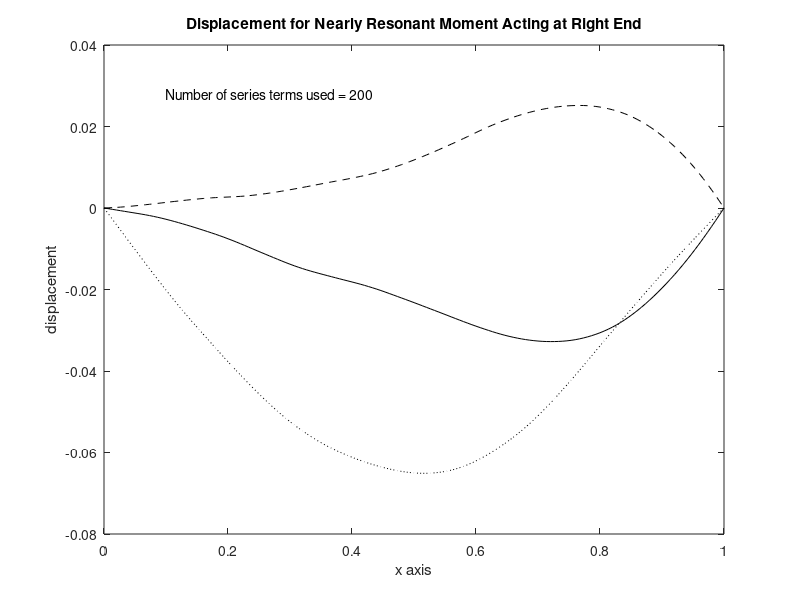

MATLAB code to generate this figure: (Note: this script raises an error after producing the figure.)
function bemimpac      
% Example: bemimpac
% ~~~~~~~~~~~~~~~~~
% This program analyzes an impact dynamics 
% problem for an elastic Euler beam of 
% constant cross section which is simply 
% supported at each end. The beam is initially 
% at rest when a harmonically varying moment 
% m0*cos(w0*t) is applied to the right end. 
% The resulting transverse displacement and 
% bending moment are computed.  The 
% displacement and moment are plotted as 
% functions of x for the three time values. 
% Animated plots of the entire displacement
% and moment history are also given.
%
% User m functions required: 
%    beamresp, beamanim, sumser, ndbemrsp

fprintf('\nDYNAMICS OF A BEAM WITH AN ');
fprintf('OSCILLATING END MOMENT\n');
ei=1; arho=1; len=1; m0=1; w0=.90*pi^2;
tmin=0; tmax=5; nt=101;
xmin=0; xmax=len; nx=151; ntrms=200;
[t,x,displ,mom]=beamresp(ei,arho,len,m0,w0,...
             tmin,tmax,nt,xmin,xmax,nx,ntrms);
disp(' ')
disp('Press [Enter] to see the deflection') 
disp('for three positions'), pause

np=[3 5 8]; clf; pltsave=1;
dip=displ(np,:); mop=mom(np,:);
plot(x,dip(1,:),'-k',x,dip(2,:),':k',...
     x,dip(3,:),'--k'); 
xlabel('x axis'); ylabel('displacement');
hh=gca; 
r(1:2)=get(hh,'XLim'); r(3:4)=get(hh,'YLim'); 
xp=r(1)+(r(2)-r(1))/10;
dp=r(4)-(r(4)-r(3))/10;
tstr=['Displacement for Nearly Resonant' ...
      ' Moment Acting at Right End'];
title(tstr);
text(xp,dp,['Number of series terms ' ...
            'used = ',int2str(ntrms)]);
legend('t=0.10','t=0.20','t=0.35',3)        
disp(' ')
disp('Press [Enter] to the bending moment') 
disp('for three positions')
shg; pause  
if pltsave, print -deps 3positns, end 

clf; 
plot(x,mop(1,:),'-k',x,mop(2,:),':k',...
     x,mop(3,:),'--k'); 
h=gca; 
r(1:2)=get(h,'XLim'); r(3:4)=get(h,'YLim'); 
mp=r(3)+(r(4)-r(3))/10;
xlabel('x axis'); ylabel('moment');
tstr=['Bending Moment for Nearly Resonant' ...
      ' Moment Acting at Right End'];
title(tstr);
text(xp,mp,['Number of series terms ' ...
            'used = ',int2str(ntrms)]);
legend('t=0.10','t=0.20','t=0.35',2),
disp(' '), disp(...
'Press [Enter] to see the deflections surface') 
shg, pause
if pltsave, print -deps 3moments, end

inct=2; incx=2; 
ht=0.75; it=1:inct:.8*nt; ix=1:incx:nx;
tt=t(it); xx=x(ix); 
dd=displ(it,ix); mm=mom(it,ix);
a=surf(xx,tt,dd);
tstr=['Transverse Deflection as a ' ...
      'Function of Time and Position'];
title(tstr);
xlabel('x axis'); ylabel('time'); 
zlabel('transverse deflection');
disp(' '), disp(['Press [Enter] to ',...
'see the bending moment surface']) 
colormap(gray), brighten(.7)
shg, pause
if pltsave, print -deps dispsrf, end

a=surf(xx,tt,mm);
title(['Bending Moment as a Function ' ...
       'of Time and Position'])
xlabel('x axis'); ylabel('time'); 
zlabel('bending moment'); disp(' ')
disp('Press [Enter] to see animation of');
disp('the beam deflection')
colormap(gray), brighten(.7)
shg, pause 
if pltsave, print -deps momsrf, end
beamanim(x,displ,.1,'Transverse Deflection', ...
        'x axis','deflection'), disp(' ') 
disp('Press [Enter] to see animation');
disp('of the bending moment'); pause
beamanim(x,mom,.1,'Bending Moment History', ...
        'x axis','moment'); 
fprintf('\nAll Done\n'); close;

%=============================================

function [t,x,displ,mom]= ...
      beamresp(ei,arho,len,m0,w0,tmin,tmax, ...
               nt,xmin,xmax,nx,ntrms)
%
% [t,x,displ,mom]=beamresp(ei,arho,len,m0, ...
%           w0,tmin,tmax,nt,xmin,xmax,nx,ntrms)
% ~~~~~~~~~~~~~~~~~~~~~~~~~~~~~~~~~~~~~~~~~~~~~
% This function evaluates the time dependent 
% displacement and moment in a constant 
% cross section, simply supported beam which 
% is initially at rest when a harmonically 
% varying moment is suddenly applied at the 
% right end.  The resulting time histories of 
% displacement and moment are computed.
%
% ei        - modulus of elasticity times 
%             moment of inertia
% arho      - mass per unit length of the 
%             beam
% len       - beam length
% m0,w0     - amplitude and frequency of the 
%             harmonically varying right end 
%             moment
% tmin,tmax - minimum and maximum times for
%             the solution
% nt        - number of evenly spaced 
%             solution times
% xmin,xmax - minimum and maximum position 
%             coordinates for the solution. 
%             These values should lie between 
%             zero and len (x=0 and x=len at 
%             the left and right ends).
% nx        - number of evenly spaced solution 
%             positions
% ntrms     - number of terms used in the 
%             Fourier sine series
% t         - vector of nt equally spaced time 
%             values varying from tmin to tmax
% x         - vector of nx equally spaced 
%             position values varying from 
%             xmin to xmax
% displ     - matrix of transverse 
%             displacements with time varying 
%             from row to row, and position 
%             varying from column to column
% mom       - matrix of bending moments with 
%             time varying from row to row, 
%             and position varying from column 
%             to column
%
% User m functions called:  ndbemrsp
%----------------------------------------------

tcof=sqrt(arho/ei)*len^2; dcof=m0*len^2/ei;
tmin=tmin/tcof; tmax=tmax/tcof; w=w0*tcof;
xmin=xmin/len; xmax=xmax/len;
[t,x,displ,mom]=...
ndbemrsp(w,tmin,tmax,nt,xmin,xmax,nx,ntrms);
t=t*tcof; x=x*len; 
displ=displ*dcof; mom=mom*m0;

%=============================================

function beamanim(x,u,tpause,titl,xlabl,ylabl)
%
% beamanim(x,u,tpause,titl,xlabl,ylabl,save)
% ~~~~~~~~~~~~~~~~~~~~~~~~~~~~~~~~~~~~
% This function draws an animated plot of data 
% values stored in array u.  The different 
% columns of u correspond to position values 
% in vector x.  The successive rows of u 
% correspond to different times. Parameter 
% tpause controls the speed of animation.
%
%  u      - matrix of values to animate plots 
%           of u versus x
%  x      - spatial positions for different 
%           columns of u
%  tpause - clock seconds between output of 
%           frames. The default is .1 secs 
%           when tpause is left out. When 
%           tpause=0, a new frame appears 
%           when the user presses any key.
%  titl   - graph title
%  xlabl  - label for horizontal axis
%  ylabl  - label for vertical axis
%
% User m functions called:  none
%----------------------------------------------
 
if nargin<6, ylabl=''; end; 
if nargin<5, xlabl=''; end
if nargin<4, titl=''; end; 
if nargin<3, tpause=.1; end;

[ntime,nxpts]=size(u); 
umin=min(u(:)); umax=max(u(:));
udif=umax-umin; uavg=.5*(umin+umax); 
xmin=min(x); xmax=max(x); 
xdif=xmax-xmin; xavg=.5*(xmin+xmax);
xwmin=xavg-.55*xdif; xwmax=xavg+.55*xdif;
uwmin=uavg-.55*udif; uwmax=uavg+.55*udif; clf;
axis([xwmin,xwmax,uwmin,uwmax]); title(titl);
xlabel(xlabl); ylabel(ylabl); hold on;

for j=1:ntime
  ut=u(j,:); 
  plot(x,ut,'-k'); axis('off'); figure(gcf);
  if tpause==0 
    pause; 
  else 
    pause(tpause); 
  end
  if j==ntime, break, else, cla; end
end
% print -deps cntltrac
hold off; clf;

%=============================================

function [u,t,x] = sumser(a,b,c,funt,funx, ...
                   tmin,tmax,nt,xmin,xmax,nx)
%
% [u,t,x] = sumser(a,b,c,funt,funx,tmin, ...
%                  tmax,nt,xmin,xmax,nx)
% ~~~~~~~~~~~~~~~~~~~~~~~~~~~~~~~~~~~~~~~~~~
% This function evaluates a function U(t,x) 
% which is defined by a finite series. The 
% series is evaluated for t and x values taken 
% on a rectangular grid network. The matrix u 
% has elements specified by the following 
% series summation:
%
% u(i,j)  =   sum(    a(k)*funt(t(i)*b(k))*...
%           k=1:nsum
%                          funx(c(k)*x(j))
%
% where nsum is the length of each of the 
% vectors a, b, and c.
%
% a,b,c        - vectors of coefficients in 
%                the series
% funt,funx    - handles of functions accepting 
%                matrix argument.  funt is 
%                evaluated for an argument of 
%                the form funt(t*b) where t is 
%                a column and b is a row. funx
%                is evaluated for an argument 
%                of the form funx(c*x) where 
%                c is a column and x is a row.
% tmin,tmax,nt - produces vector t with nt 
%                evenly spaced values between 
%                tmin and tmax
% xmin,xmax,nx - produces vector x with nx 
%                evenly spaced values between 
%                xmin and xmax
% u            - the nt by nx matrix 
%                containing values of the 
%                series evaluated at t(i),x(j),
%                for i=1:nt and j=1:nx
% t,x          - column vectors containing t 
%                and x values. These output 
%                values are optional.
%
% User m functions called:  none.
%----------------------------------------------

tt=(tmin:(tmax-tmin)/(nt-1):tmax)';
xx=(xmin:(xmax-xmin)/(nx-1):xmax); a=a(:).';
u=a(ones(nt,1),:).*feval(funt,tt*b(:).')*...
  feval(funx,c(:)*xx);
if nargout>1, t=tt; x=xx'; end

%=============================================

function [t,x,displ,mom]= ...
    ndbemrsp(w,tmin,tmax,nt,xmin,xmax,nx,ntrms)
%
% [t,x,displ,mom]=ndbemrsp(w,tmin,tmax,nt,...
%                         xmin,xmax,nx,ntrms)
% ~~~~~~~~~~~~~~~~~~~~~~~~~~~~~~~~~~~~~~~~~~~
% This function evaluates the nondimensional 
% displacement and moment in a constant 
% cross section, simply supported beam which 
% is initially at rest when a harmonically 
% varying moment of frequency w is suddenly 
% applied at the right end. The resulting 
% time history is computed.
%
% w          - frequency of the harmonically 
%              varying end moment
% tmin,tmax  - minimum and maximum 
%              dimensionless times
% nt         - number of evenly spaced 
%              solution times
% xmin,xmax  - minimum and maximum 
%              dimensionless position 
%              coordinates. These values 
%              should lie between zero and 
%              one (x=0 and x=1 give the 
%              left and right ends).
% nx         - number of evenly spaced 
%              solution positions
% ntrms      - number of terms used in the 
%              Fourier sine series
% t          - vector of nt equally spaced 
%              time values varying from 
%              tmin to tmax
% x          - vector of nx equally spaced 
%              position values varying 
%              from xmin to xmax
% displ      - matrix of dimensionless 
%              displacements with time 
%              varying from row to row, 
%              and position varying from 
%              column to column
% mom        - matrix of dimensionless 
%              bending moments with time 
%              varying from row to row, and
%              position varying from column 
%              to column
%
% User m functions called:  sumser
%----------------------------------------------

if nargin < 8, w=0; end; nft=512; nh=nft/2;
xft=1/nh*(0:nh)'; 
x=xmin+(xmax-xmin)/(nx-1)*(0:nx-1)';
t=tmin+(tmax-tmin)/(nt-1)*(0:nt-1)'; 
cwt=cos(w*t);

% Get particular solution for nonhomogeneous 
% end condition
if w ==0 % Case for a constant end moment
  cp=[1 0 0 0; 0 0 2 0; 1 1 1 1; 0 0 2 6]\ ...
     [0;0;0;1];
  yp=[ones(size(x)), x, x.^2, x.^3]*cp; yp=yp';
  mp=[zeros(nx,2), 2*ones(nx,1), 6*x]*cp; 
  mp=mp';
  ypft=[ones(size(xft)), xft, xft.^2, xft.^3]*cp;

% Case where end moment oscillates 
% with frequency w
else  
  s=sqrt(w)*[1, i, -1, -i]; es=exp(s);
  cp=[ones(1,4); s.^2; es; es.*s.^2]\ ...
     [0; 0; 0; 1];
  yp=real(exp(x*s)*cp); yp=yp';
  mp=real(exp(x*s)*(cp.*s(:).^2)); mp=mp';
  ypft=real(exp(xft*s)*cp);
end

% Fourier coefficients for 
% particular solution
yft=-fft([ypft;-ypft(nh:-1:2)])/nft;

% Sine series coefficients for 
% homogeneous solution
acof=-2*imag(yft(2:ntrms+1));
ccof=pi*(1:ntrms)'; bcof=ccof.^2;

% Sum series to evaluate Fourier 
% series part of solution. Then combine 
% with the particular solution.
displ=sumser(acof,bcof,ccof,@cos,@sin,...
                  tmin,tmax,nt,xmin,xmax,nx);
displ=displ+cwt*yp; acof=acof.*bcof;
mom=sumser(acof,bcof,ccof,'cos','sin',...
                 tmin,tmax,nt,xmin,xmax,nx);
mom=-mom+cwt*mp;
